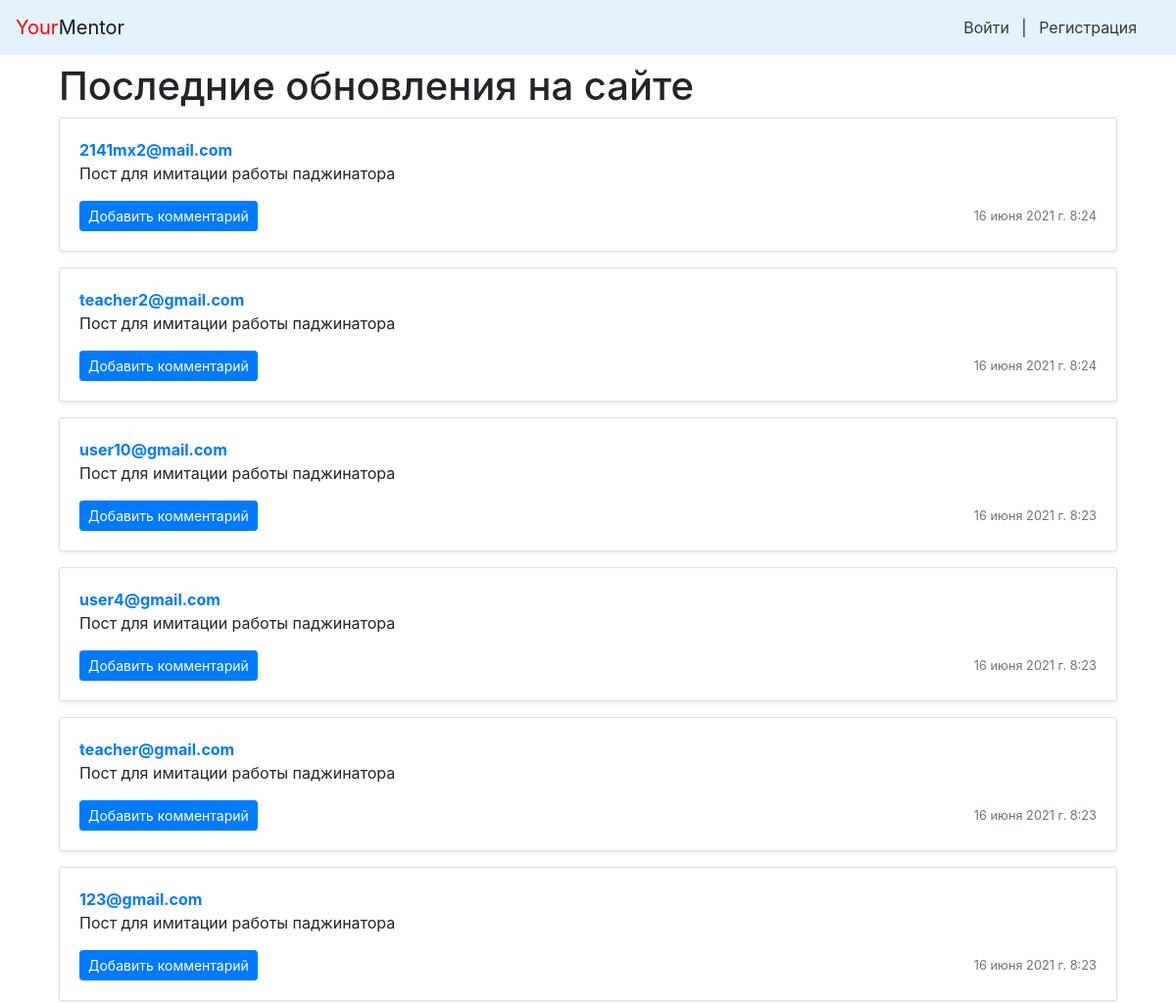
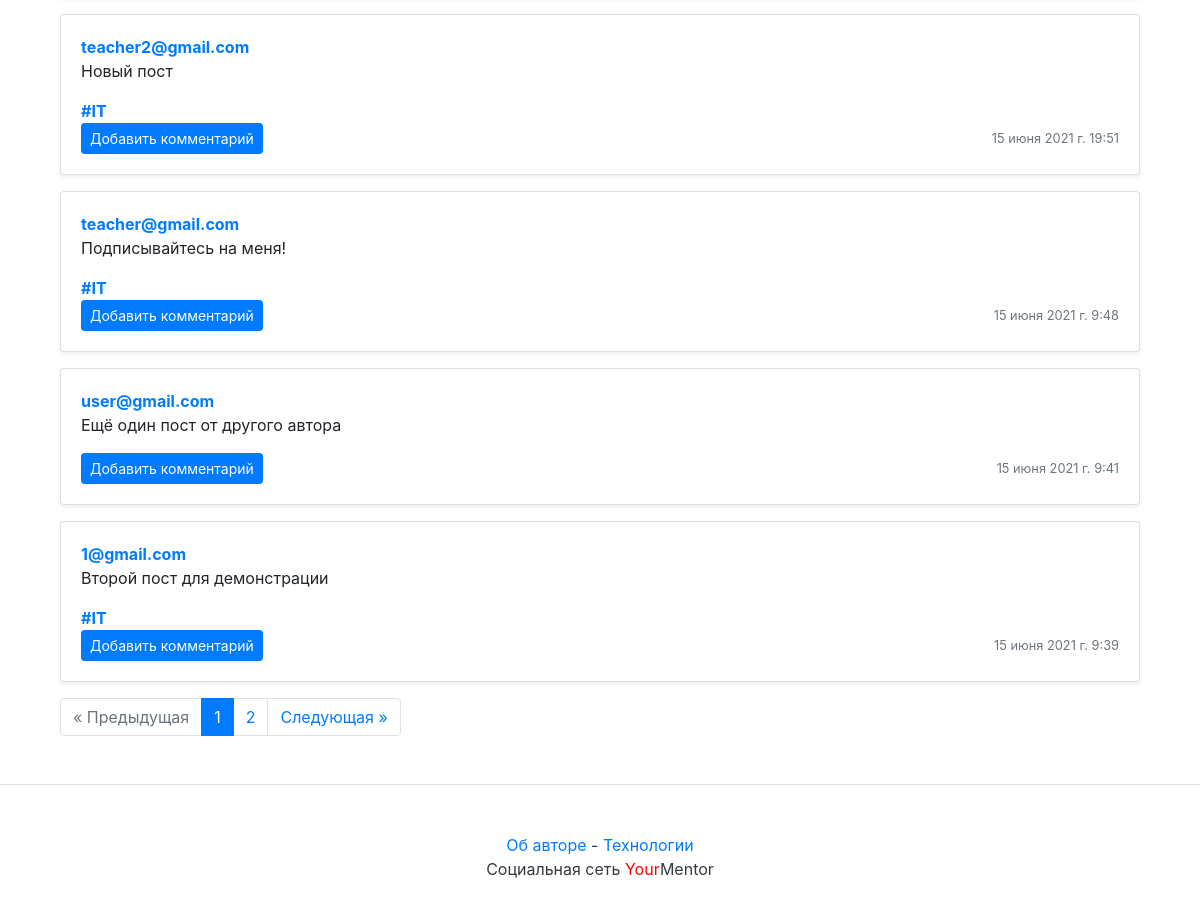
The page / on the database its author committed (2 pictures, top to bottom).
### posts/models.py (models this page shows, shortened)
class Post(models.Model):
    group = models.ForeignKey(
        Group,
        blank=True,
        null=True,
        on_delete=models.SET_NULL,
        related_name='posts',
        verbose_name='Группы',
        help_text='Выберите группу',
    )
    text = models.TextField(
        verbose_name='Текст',
        help_text='Введите текст',
    )
    pub_date = models.DateTimeField('date published', auto_now_add=True)
    author = models.ForeignKey(
        User,
        on_delete=models.CASCADE,
        related_name='posts',
    )
    image = models.ImageField(
        upload_to='posts/',
        blank=True, null=True,
        verbose_name='Изображение',
    )
    class Meta:
        ordering = ['-pub_date']

class Group(models.Model):
    title = models.CharField(max_length=200)
    slug = models.SlugField(unique=True, max_length=30)
    description = models.TextField()

### accounts/models.py (models this page shows, shortened)
class User(AbstractBaseUser):
    email = models.EmailField(unique=True, max_length=255)
    name = models.CharField(
        max_length=255,
        blank=False,
        null=False
    )
    surname = models.CharField(
        max_length=255,
        blank=False,
        null=False
    )
    break_time = models.IntegerField(default=0)
    is_admin = models.BooleanField(default=False)
    timestamp = models.DateTimeField(auto_now_add=True)
    role = models.CharField(
        max_length=10,
        choices=UserRoles.choices,
        default=UserRoles.STUDENT,
        verbose_name="Роль пользователя",
    )
    is_staff = models.BooleanField(default=False)
    USERNAME_FIELD = 'email'
    REQUIRED_FIELDS = []
    objects = CustomManager()
    def __str__(self):
        return self.email

### posts/views.py (the view)
# urls.py: path('', views.index, name='index'),
def index(request):
    cache.clear()
    post_list = Post.objects.all()
    paginator = Paginator(post_list, 10)
    page_number = request.GET.get('page')
    page = paginator.get_page(page_number)
    return render(
        request,
        'index.html',
        {'page': page, 'paginator': paginator}
    )

### templates/index.html (shortened to what this page needs)
{% extends "includes/base.html" %}
{% block content %}
<div class="container">
        <h1>Последние обновления на сайте</h1>
        {% load cache %}
        {% cache 20 index_page %}
            {% for post in page %}
                {% include "includes/post_item.html" with post=post %}
            {% endfor %}
        {% endcache %}
        {% if page.has_other_pages %}
            {% include "includes/paginator.html" with items=page paginator=paginator%}
        {% endif %}
    </div>
{% endblock %}

### templates/includes/post_item.html (shortened to what this page needs)
<div class="card mb-3 mt-1 shadow-sm">
  {% load thumbnail %}
  <div class="card-body">
    <p class="card-text">
      <a name="post_{{ post.id }}" href="{% url 'profile' post.author.id %}">
        <strong class="d-block text-gray-dark">{{ post.author }}</strong>
      </a>
      {{ post.text|linebreaksbr }}
    </p>
    {% if post.group %}
    <a class="card-link muted" href="{% url 'group' post.group.slug %}">
      <strong class="d-block text-gray-dark">#{{ post.group.title }}</strong>
    </a>
    {% endif %}
    <div class="d-flex justify-content-between align-items-center">
      <div class="btn-group">
        <a class="btn btn-sm btn-primary" href="{% url 'post' post.author.id post.id %}" role="button">
          Добавить комментарий
        </a>
      </div>
      <small class="text-muted">{{ post.pub_date }}</small>
    </div>
  </div>
</div>

### rows shown on the page
Post: author "2141mx2@mail.com", text "Пост для имитации работы паджинатора", pub_date "16 июня 2021 г. 8:24"
Post: author "teacher2@gmail.com", text "Пост для имитации работы паджинатора", pub_date "16 июня 2021 г. 8:24"
Post: author "user10@gmail.com", text "Пост для имитации работы паджинатора", pub_date "16 июня 2021 г. 8:23"
Post: author "user4@gmail.com", text "Пост для имитации работы паджинатора", pub_date "16 июня 2021 г. 8:23"
Post: author "teacher@gmail.com", text "Пост для имитации работы паджинатора", pub_date "16 июня 2021 г. 8:23"
Post: author "123@gmail.com", text "Пост для имитации работы паджинатора", pub_date "16 июня 2021 г. 8:23"
Post: author "teacher2@gmail.com", text "Новый пост", group "IT", pub_date "15 июня 2021 г. 19:51"
Post: author "teacher@gmail.com", text "Подписывайтесь на меня!", group "IT", pub_date "15 июня 2021 г. 9:48"
Post: author "user@gmail.com", text "Ещё один пост от другого автора", pub_date "15 июня 2021 г. 9:41"
Post: author "1@gmail.com", text "Второй пост для демонстрации", group "IT", pub_date "15 июня 2021 г. 9:39"

### other values the page prints
{{ i }} "1"
{{ i }} "2"
